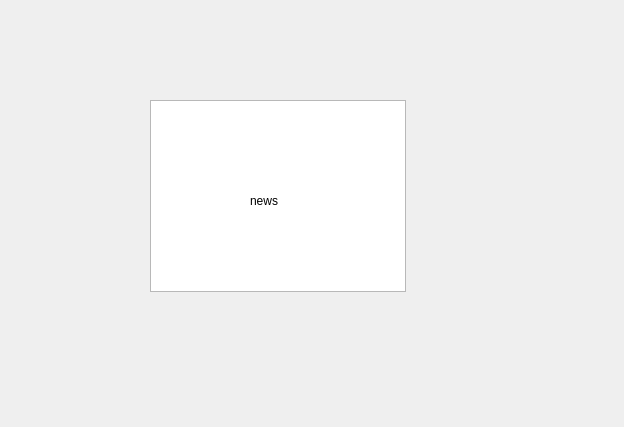
<?xml version="1.0" encoding="UTF-8"?>
<ui version="4.0">
 <class>Stock_News</class>
 <widget class="QWidget" name="Stock_News">
  <property name="geometry">
   <rect>
    <x>0</x>
    <y>0</y>
    <width>624</width>
    <height>427</height>
   </rect>
  </property>
  <property name="windowTitle">
   <string>Form</string>
  </property>
  <widget class="QGraphicsView" name="graphicsView">
   <property name="geometry">
    <rect>
     <x>150</x>
     <y>100</y>
     <width>256</width>
     <height>192</height>
    </rect>
   </property>
  </widget>
  <widget class="QLabel" name="label">
   <property name="geometry">
    <rect>
     <x>250</x>
     <y>170</y>
     <width>61</width>
     <height>61</height>
    </rect>
   </property>
   <property name="text">
    <string>news</string>
   </property>
  </widget>
 </widget>
 <resources/>
 <connections/>
</ui>
